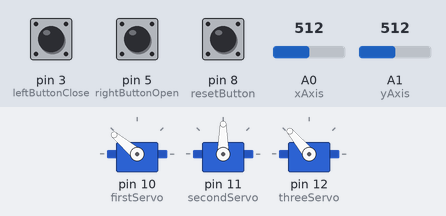
A sketch run on a simulated Arduino Uno, built with avr-gcc and run on an emulated ATmega328P. Parts: 3 × servo. The test bench sets the inputs (shaded band); at power-on: pin 3 (leftButtonClose) HIGH, pin 5 (rightButtonOpen) HIGH, A0 (xAxis) = 512, A1 (yAxis) = 512, pin 8 (resetButton) HIGH.

Above: at 1.2 s.
1.3 s: pin 3 (leftButtonClose) pulled LOW for 1 s
At 3.1 s:
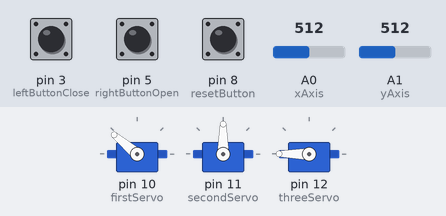
4.3 s: pin 5 (rightButtonOpen) pulled LOW for 1 s
At 6.6 s:
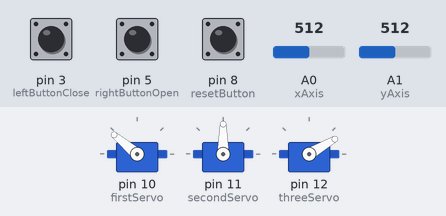
7.3 s: A0 (xAxis) set to 716
At 8.1 s:
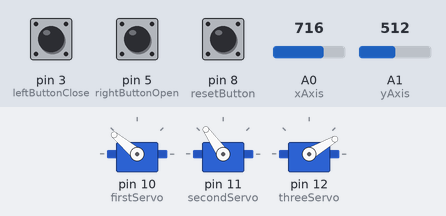
8.8 s: A1 (yAxis) set to 306
At 9.2 s:
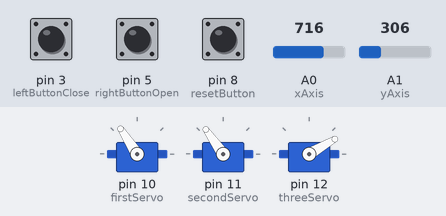
10.3 s: pin 8 (resetButton) pulled LOW for 0.15 s
At 11.5 s:
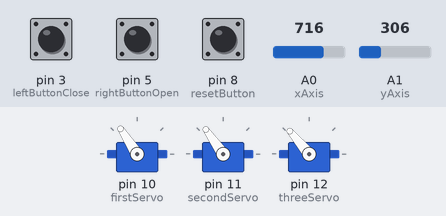
11.9 s: pin 3 (leftButtonClose) pulled LOW for 0.15 s
At 12.8 s:
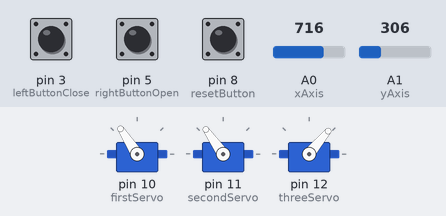
Timing chart, 0 to 14.5 s (numbered marks = the images above; inputs shaded):
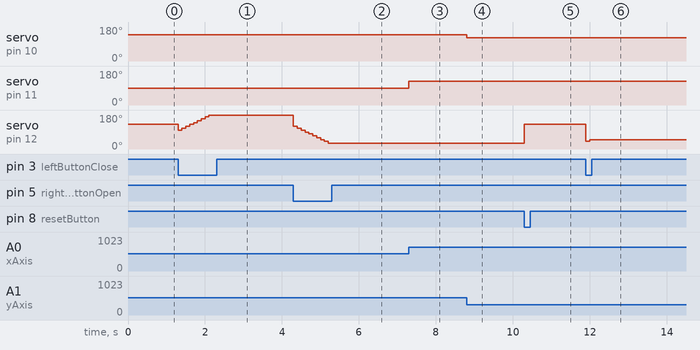

The sketch:

robotHandCode.ino
```cpp
#include <Servo.h>

Servo myServo;
Servo myServo1;
Servo myServo2;

#define xAxis A0
#define yAxis A1

#define firstServo 10
#define secondServo 11
#define threeServo 12

#define setButtonUp 2
#define leftButtonClose 3
#define rightButtonOpen 5
#define resetButton 8

int handServoDegree = 90;

void setup() {
  pinMode(setButtonUp, INPUT);
  pinMode(leftButtonClose, INPUT);
  pinMode(rightButtonOpen, INPUT);
  pinMode(resetButton, INPUT);

  myServo.attach(firstServo);
  myServo1.attach(secondServo);
  myServo2.attach(threeServo);

  myServo.write(90);
  myServo1.write(90);
  myServo2.write(130);
}

void loop() {
  int xReader = analogRead(xAxis);
  int yReader = analogRead(yAxis);

  xReader = map(xReader, 0, 1023, 0, 180);
  yReader = map(yReader, 0, 1023, 100, 180);

  if (!digitalRead(leftButtonClose)) {
    if (handServoDegree >= 180) {
      handServoDegree = 180;
    }

    handServoDegree += 10;
    myServo2.write(handServoDegree);
    delay(100);
  }

  if (!digitalRead(rightButtonOpen)) {
    if (handServoDegree >= 130) {
      handServoDegree = 130;
    }

    handServoDegree -= 10;
    myServo2.write(handServoDegree);
    delay(100);
  }

  if (!digitalRead(resetButton)) {
    myServo.write(90);
    myServo1.write(90);
    myServo2.write(130);
  }

  myServo.write(yReader);
  myServo1.write(xReader);
}
```

Measured:
- after the input at 1.3 s, servo on pin 12 (threeServo): 130° → 100° at once, → 110° 0.10 s later, → 120° 0.10 s later, → 130° 0.10 s later, … (9 changes in this stretch)
- after the input at 4.3 s, servo on pin 12 (threeServo): moves from 180° to 30° over 0.90 s, starting at once
- after the input at 7.3 s, servo on pin 11 (secondServo): 90° → 125° at once
- after the input at 8.8 s, servo on pin 10 (firstServo): 140° → 123° at once
- after the input at 10.3 s, servo on pin 12 (threeServo): 30° → 130° at once
- after the input at 11.9 s, servo on pin 12 (threeServo): 130° → 40° at once, → 50° 0.10 s later
